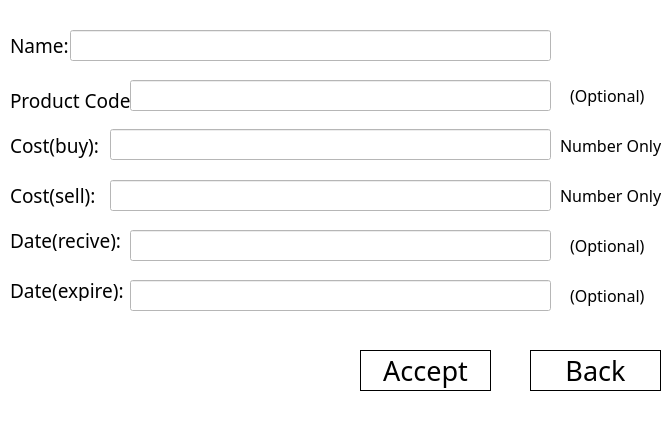
<?xml version="1.0" encoding="UTF-8"?>
<ui version="4.0">
 <class>Dialog</class>
 <widget class="QDialog" name="Dialog">
  <property name="geometry">
   <rect>
    <x>0</x>
    <y>0</y>
    <width>671</width>
    <height>422</height>
   </rect>
  </property>
  <property name="minimumSize">
   <size>
    <width>671</width>
    <height>422</height>
   </size>
  </property>
  <property name="maximumSize">
   <size>
    <width>671</width>
    <height>422</height>
   </size>
  </property>
  <property name="font">
   <font>
    <family>Baskerville Old Face</family>
    <pointsize>10</pointsize>
   </font>
  </property>
  <property name="windowTitle">
   <string>Dialog</string>
  </property>
  <property name="styleSheet">
   <string notr="true">background-color: rgb(255, 255, 255);</string>
  </property>
  <widget class="QLabel" name="lable_costsell">
   <property name="geometry">
    <rect>
     <x>10</x>
     <y>180</y>
     <width>101</width>
     <height>31</height>
    </rect>
   </property>
   <property name="font">
    <font>
     <family>Baskerville Old Face</family>
     <pointsize>14</pointsize>
    </font>
   </property>
   <property name="styleSheet">
    <string notr="true"/>
   </property>
   <property name="text">
    <string>Cost(sell):</string>
   </property>
   <property name="alignment">
    <set>Qt::AlignLeading|Qt::AlignLeft|Qt::AlignVCenter</set>
   </property>
  </widget>
  <widget class="QLabel" name="lable_dateexpire">
   <property name="geometry">
    <rect>
     <x>10</x>
     <y>280</y>
     <width>141</width>
     <height>21</height>
    </rect>
   </property>
   <property name="font">
    <font>
     <family>Baskerville Old Face</family>
     <pointsize>14</pointsize>
    </font>
   </property>
   <property name="styleSheet">
    <string notr="true"/>
   </property>
   <property name="text">
    <string>Date(expire):</string>
   </property>
   <property name="alignment">
    <set>Qt::AlignLeading|Qt::AlignLeft|Qt::AlignVCenter</set>
   </property>
  </widget>
  <widget class="QLabel" name="lable_costbuy">
   <property name="geometry">
    <rect>
     <x>10</x>
     <y>130</y>
     <width>111</width>
     <height>31</height>
    </rect>
   </property>
   <property name="font">
    <font>
     <family>Baskerville Old Face</family>
     <pointsize>14</pointsize>
    </font>
   </property>
   <property name="styleSheet">
    <string notr="true"/>
   </property>
   <property name="text">
    <string>Cost(buy):</string>
   </property>
   <property name="alignment">
    <set>Qt::AlignLeading|Qt::AlignLeft|Qt::AlignVCenter</set>
   </property>
  </widget>
  <widget class="QLabel" name="lable_daterecive">
   <property name="geometry">
    <rect>
     <x>10</x>
     <y>230</y>
     <width>131</width>
     <height>21</height>
    </rect>
   </property>
   <property name="font">
    <font>
     <family>Baskerville Old Face</family>
     <pointsize>14</pointsize>
    </font>
   </property>
   <property name="styleSheet">
    <string notr="true"/>
   </property>
   <property name="text">
    <string>Date(recive):</string>
   </property>
   <property name="alignment">
    <set>Qt::AlignLeading|Qt::AlignLeft|Qt::AlignVCenter</set>
   </property>
  </widget>
  <widget class="QLabel" name="lable_name_addproduct">
   <property name="geometry">
    <rect>
     <x>10</x>
     <y>30</y>
     <width>71</width>
     <height>31</height>
    </rect>
   </property>
   <property name="font">
    <font>
     <family>Baskerville Old Face</family>
     <pointsize>14</pointsize>
    </font>
   </property>
   <property name="styleSheet">
    <string notr="true"/>
   </property>
   <property name="text">
    <string>Name:</string>
   </property>
   <property name="alignment">
    <set>Qt::AlignLeading|Qt::AlignLeft|Qt::AlignVCenter</set>
   </property>
  </widget>
  <widget class="QLineEdit" name="lineEdit_name">
   <property name="geometry">
    <rect>
     <x>70</x>
     <y>30</y>
     <width>481</width>
     <height>31</height>
    </rect>
   </property>
   <property name="font">
    <font>
     <family>Baskerville Old Face</family>
     <pointsize>14</pointsize>
    </font>
   </property>
   <property name="styleSheet">
    <string notr="true">border-color: rgb(255, 255, 255);</string>
   </property>
   <property name="text">
    <string/>
   </property>
  </widget>
  <widget class="QLineEdit" name="lineEdit_costbuy">
   <property name="geometry">
    <rect>
     <x>110</x>
     <y>129</y>
     <width>441</width>
     <height>31</height>
    </rect>
   </property>
   <property name="font">
    <font>
     <family>Baskerville Old Face</family>
     <pointsize>14</pointsize>
    </font>
   </property>
   <property name="styleSheet">
    <string notr="true">border-color: rgb(255, 255, 255);</string>
   </property>
   <property name="text">
    <string/>
   </property>
  </widget>
  <widget class="QLineEdit" name="lineEdit_costsell">
   <property name="geometry">
    <rect>
     <x>110</x>
     <y>180</y>
     <width>441</width>
     <height>31</height>
    </rect>
   </property>
   <property name="font">
    <font>
     <family>Baskerville Old Face</family>
     <pointsize>14</pointsize>
    </font>
   </property>
   <property name="styleSheet">
    <string notr="true">border-color: rgb(255, 255, 255);</string>
   </property>
   <property name="text">
    <string/>
   </property>
  </widget>
  <widget class="QLineEdit" name="lineEdit_code">
   <property name="geometry">
    <rect>
     <x>130</x>
     <y>80</y>
     <width>421</width>
     <height>31</height>
    </rect>
   </property>
   <property name="font">
    <font>
     <family>Baskerville Old Face</family>
     <pointsize>14</pointsize>
    </font>
   </property>
   <property name="styleSheet">
    <string notr="true">border-color: rgb(255, 255, 255);</string>
   </property>
   <property name="text">
    <string/>
   </property>
  </widget>
  <widget class="QLabel" name="lable_id_addproduct">
   <property name="geometry">
    <rect>
     <x>10</x>
     <y>90</y>
     <width>121</width>
     <height>21</height>
    </rect>
   </property>
   <property name="font">
    <font>
     <family>Baskerville Old Face</family>
     <pointsize>14</pointsize>
    </font>
   </property>
   <property name="styleSheet">
    <string notr="true"/>
   </property>
   <property name="text">
    <string>Product Code:</string>
   </property>
   <property name="alignment">
    <set>Qt::AlignLeading|Qt::AlignLeft|Qt::AlignVCenter</set>
   </property>
  </widget>
  <widget class="QLineEdit" name="lineEdit_daterecive">
   <property name="geometry">
    <rect>
     <x>130</x>
     <y>230</y>
     <width>421</width>
     <height>31</height>
    </rect>
   </property>
   <property name="font">
    <font>
     <family>Baskerville Old Face</family>
     <pointsize>14</pointsize>
    </font>
   </property>
   <property name="styleSheet">
    <string notr="true">border-color: rgb(255, 255, 255);</string>
   </property>
   <property name="text">
    <string/>
   </property>
  </widget>
  <widget class="QLineEdit" name="lineEdit_dateexpire">
   <property name="geometry">
    <rect>
     <x>130</x>
     <y>280</y>
     <width>421</width>
     <height>31</height>
    </rect>
   </property>
   <property name="font">
    <font>
     <family>Baskerville Old Face</family>
     <pointsize>14</pointsize>
    </font>
   </property>
   <property name="styleSheet">
    <string notr="true">border-color: rgb(255, 255, 255);</string>
   </property>
   <property name="text">
    <string/>
   </property>
  </widget>
  <widget class="QPushButton" name="pushbutton_accept">
   <property name="geometry">
    <rect>
     <x>360</x>
     <y>350</y>
     <width>131</width>
     <height>41</height>
    </rect>
   </property>
   <property name="font">
    <font>
     <family>Baskerville Old Face</family>
     <pointsize>20</pointsize>
     <weight>50</weight>
     <bold>false</bold>
    </font>
   </property>
   <property name="styleSheet">
    <string notr="true">background-color: rgb(255, 255, 255);
border-color: rgb(0, 0, 0);
border-width : 0.5px;
border-style:inset;</string>
   </property>
   <property name="text">
    <string>Accept</string>
   </property>
  </widget>
  <widget class="QLabel" name="lable_optional1">
   <property name="geometry">
    <rect>
     <x>570</x>
     <y>230</y>
     <width>111</width>
     <height>31</height>
    </rect>
   </property>
   <property name="font">
    <font>
     <family>Baskerville Old Face</family>
     <pointsize>12</pointsize>
    </font>
   </property>
   <property name="styleSheet">
    <string notr="true"/>
   </property>
   <property name="text">
    <string>(Optional)</string>
   </property>
   <property name="alignment">
    <set>Qt::AlignLeading|Qt::AlignLeft|Qt::AlignVCenter</set>
   </property>
  </widget>
  <widget class="QLabel" name="lable_optional2">
   <property name="geometry">
    <rect>
     <x>570</x>
     <y>280</y>
     <width>111</width>
     <height>31</height>
    </rect>
   </property>
   <property name="font">
    <font>
     <family>Baskerville Old Face</family>
     <pointsize>12</pointsize>
    </font>
   </property>
   <property name="styleSheet">
    <string notr="true"/>
   </property>
   <property name="text">
    <string>(Optional)</string>
   </property>
   <property name="alignment">
    <set>Qt::AlignLeading|Qt::AlignLeft|Qt::AlignVCenter</set>
   </property>
  </widget>
  <widget class="QLabel" name="lable_optional3">
   <property name="geometry">
    <rect>
     <x>570</x>
     <y>80</y>
     <width>111</width>
     <height>31</height>
    </rect>
   </property>
   <property name="font">
    <font>
     <family>Baskerville Old Face</family>
     <pointsize>12</pointsize>
    </font>
   </property>
   <property name="styleSheet">
    <string notr="true"/>
   </property>
   <property name="text">
    <string>(Optional)</string>
   </property>
   <property name="alignment">
    <set>Qt::AlignLeading|Qt::AlignLeft|Qt::AlignVCenter</set>
   </property>
  </widget>
  <widget class="QPushButton" name="pushbutton_back">
   <property name="geometry">
    <rect>
     <x>530</x>
     <y>350</y>
     <width>131</width>
     <height>41</height>
    </rect>
   </property>
   <property name="font">
    <font>
     <family>Baskerville Old Face</family>
     <pointsize>20</pointsize>
     <weight>50</weight>
     <bold>false</bold>
    </font>
   </property>
   <property name="styleSheet">
    <string notr="true">background-color: rgb(255, 255, 255);
border-color: rgb(0, 0, 0);
border-width : 0.5px;
border-style:inset;</string>
   </property>
   <property name="text">
    <string>Back</string>
   </property>
  </widget>
  <widget class="QLabel" name="lable_warningbuy">
   <property name="geometry">
    <rect>
     <x>560</x>
     <y>130</y>
     <width>101</width>
     <height>31</height>
    </rect>
   </property>
   <property name="font">
    <font>
     <family>Baskerville Old Face</family>
     <pointsize>12</pointsize>
    </font>
   </property>
   <property name="styleSheet">
    <string notr="true"/>
   </property>
   <property name="text">
    <string>Number Only!</string>
   </property>
   <property name="alignment">
    <set>Qt::AlignLeading|Qt::AlignLeft|Qt::AlignVCenter</set>
   </property>
  </widget>
  <widget class="QLabel" name="lable_warningsell">
   <property name="geometry">
    <rect>
     <x>560</x>
     <y>180</y>
     <width>101</width>
     <height>31</height>
    </rect>
   </property>
   <property name="font">
    <font>
     <family>Baskerville Old Face</family>
     <pointsize>12</pointsize>
    </font>
   </property>
   <property name="styleSheet">
    <string notr="true"/>
   </property>
   <property name="text">
    <string>Number Only!</string>
   </property>
   <property name="alignment">
    <set>Qt::AlignLeading|Qt::AlignLeft|Qt::AlignVCenter</set>
   </property>
  </widget>
  <zorder>lable_costsell</zorder>
  <zorder>lable_dateexpire</zorder>
  <zorder>lable_costbuy</zorder>
  <zorder>lable_daterecive</zorder>
  <zorder>lable_name_addproduct</zorder>
  <zorder>lineEdit_name</zorder>
  <zorder>lineEdit_costbuy</zorder>
  <zorder>lineEdit_costsell</zorder>
  <zorder>lable_id_addproduct</zorder>
  <zorder>lineEdit_code</zorder>
  <zorder>lineEdit_daterecive</zorder>
  <zorder>lineEdit_dateexpire</zorder>
  <zorder>pushbutton_accept</zorder>
  <zorder>lable_optional1</zorder>
  <zorder>lable_optional2</zorder>
  <zorder>lable_optional3</zorder>
  <zorder>pushbutton_back</zorder>
  <zorder>lable_warningbuy</zorder>
  <zorder>lable_warningsell</zorder>
 </widget>
 <resources/>
 <connections/>
</ui>
